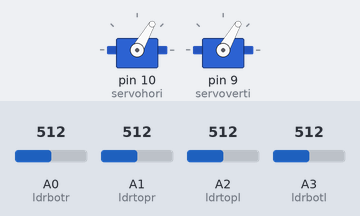
Bench run of a sketch on a simulated Arduino Uno, built with avr-gcc and run on an emulated ATmega328P. Shown: 2 × servo. The inputs (shaded band) are chosen by the test bench; at power-on: A0 (ldrbotr) = 512, A1 (ldrtopr) = 512, A2 (ldrtopl) = 512, A3 (ldrbotl) = 512.

Above: at 1.7 s.
1.8 s: A0 (ldrbotr) set to 716
At 2.61 s:
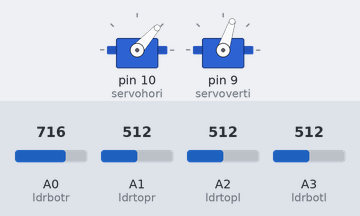
At 3.46 s:
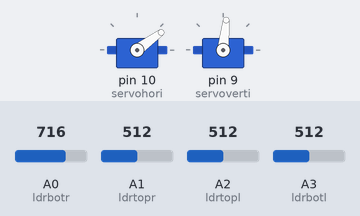
4.8 s: A1 (ldrtopr) set to 306
7.8 s: A2 (ldrtopl) set to 306
10.8 s: A3 (ldrbotl) set to 992
13.8 s: A0 (ldrbotr) set to 992
At 13.8 s:
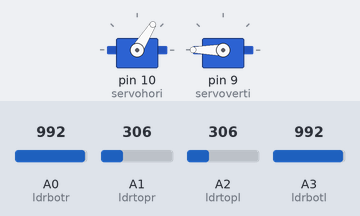
15.3 s: A1 (ldrtopr) set to 150
At 16.12 s:
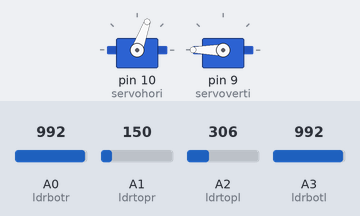
Timing chart, 0 to 21.2 s (numbered marks = the images above; inputs shaded):
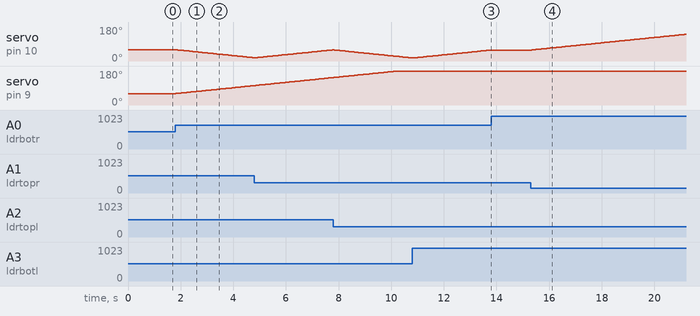

Measured:
- after the input at 1.8 s, servo on pin 10 (servohori): moves from 60° to 17° over 3.0 s, starting at once; servo on pin 9 (servoverti): moves from 60° to 103° over 3.0 s, starting at once
- after the input at 13.8 s, servo on pin 10 (servohori): stays 58° (without the input it goes to 59° after 0.03 s)
- after the input at 15.3 s, servo on pin 10 (servohori): moves from 58° to 141° over 5.8 s, starting at once

The sketch:

servocode.ino
```cpp
#include <Servo.h>
Servo servohori;
int servoh = 0;
int servohLimitHigh = 160;
int servohLimitLow = 60;

Servo servoverti;
int servov = 0;
int servovLimitHigh = 160;
int servovLimitLow = 60;
int ldrtopl = 2;
int ldrtopr = 1;
int ldrbotl = 3;
int ldrbotr = 0;

 void setup ()
 {
  servohori.attach(10);
  servohori.write(60);
  servoverti.attach(9);
  servoverti.write(60);
  Serial.begin(9600);
  delay(500);

 }

void loop()
{
  servoh = servohori.read();
  servov = servoverti.read();
  int topl = analogRead(ldrtopl);
  int topr = analogRead(ldrtopr);
  int botl = analogRead(ldrbotl);
  int botr = analogRead(ldrbotr);
  int avgtop = (topl + topr) ;
  int avgbot = (botl + botr) ;
  int avgleft = (topl + botl) ;
  int avgright = (topr + botr) ;

  if (avgtop < avgbot)
  {
    servoverti.write(servov +1);
    if (servov > servovLimitHigh)
     {
      servov = servovLimitHigh;
     }
    delay(10);
  }
  else if (avgbot < avgtop)
  {
    servoverti.write(servov -1);
    if (servov < servovLimitLow)
  {
    servov = servovLimitLow;
  }
    delay(10);
  }
  else
  {
    servoverti.write(servov);
  }

  if (avgleft > avgright)
  {
    servohori.write(servoh +1);
    if (servoh > servohLimitHigh)
    {
    servoh = servohLimitHigh;
    }
    delay(10);
  }
  else if (avgright > avgleft)
  {
    servohori.write(servoh -1);
    if (servoh < servohLimitLow)
     {
     servoh = servohLimitLow;
     }
    delay(10);
  }
  else
  {
    servohori.write(servoh);
  }
  delay(50);
}
```
